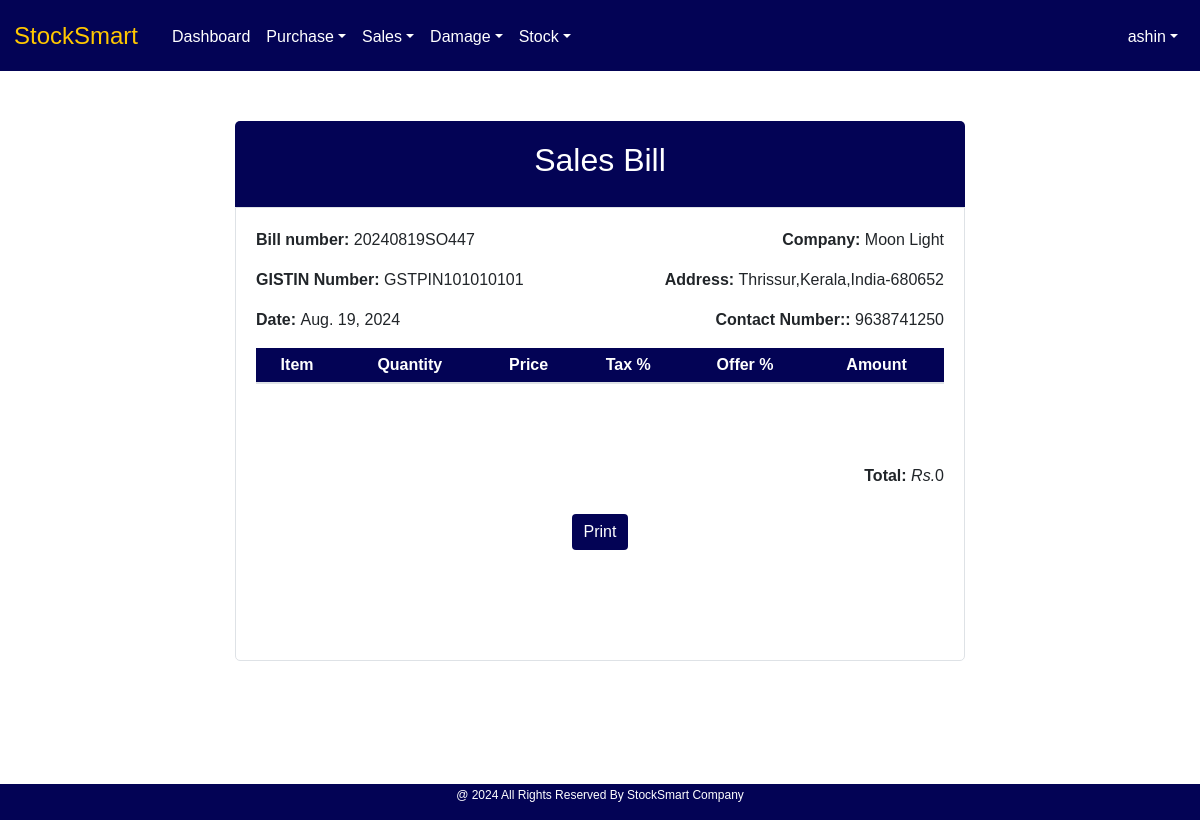
The page /Sales/sales_order_display/1/ (signed in) on the database as committed earlier.
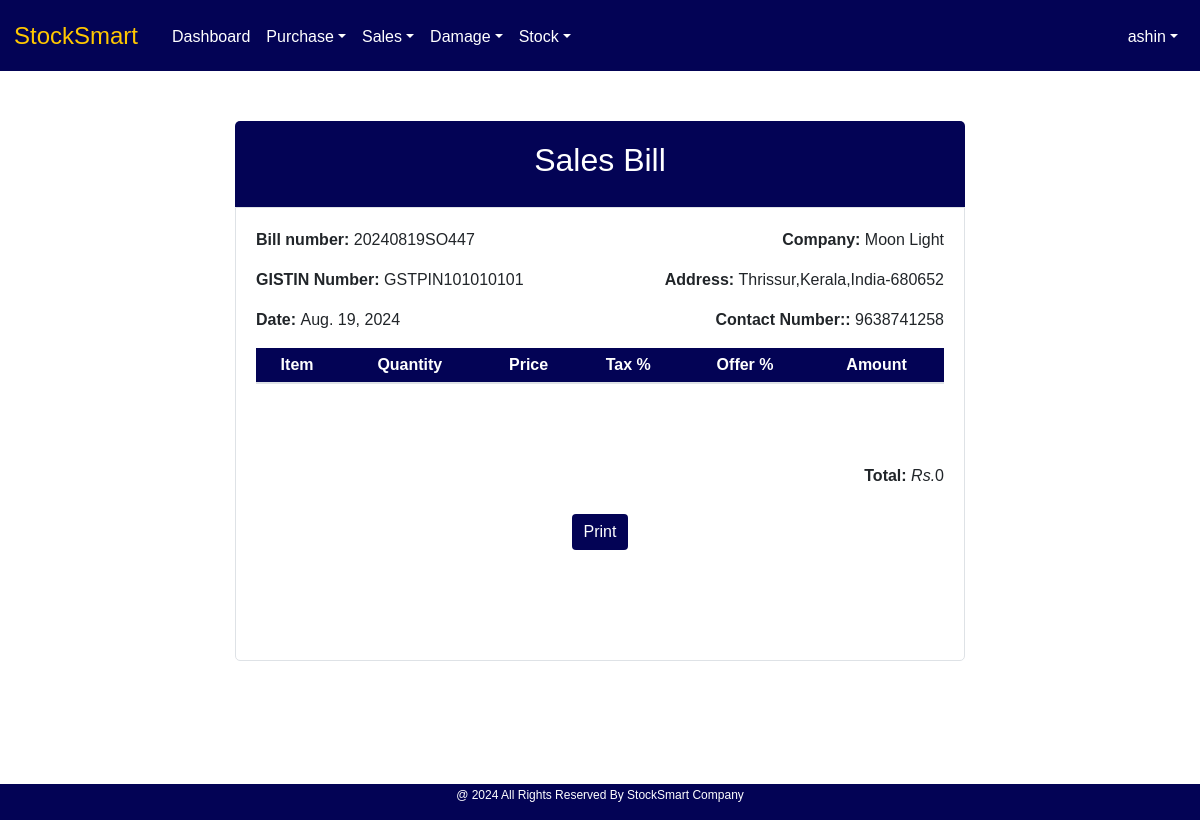
The same page on the database as committed later.
### Core/models.py (models this page shows, shortened)
class companyprofileTable(models.Model):
    company_name = models.CharField(max_length=50, null=True, blank=True)
    company_person = models.CharField(max_length=50, null=True, blank=True)
    company_email = models.EmailField(max_length=100, null=True, blank=True)
    company_mobile = models.CharField(max_length=10, null=True, blank=True)
    company_address = models.CharField(max_length=100, null=True, blank=True)
    company_gst = models.CharField(max_length=20, null=True, blank=True)
    company_threshold_Stock= models.CharField(max_length=15, null=True, blank=True)

### Sales/views.py (the view)
# urls.py: path('sales_order_display/<int:orderId>/',views.sales_order_display, name="sales_order_display"),
@admin_staff_required
def sales_order_display(request, orderId):
    base_template = 'user/Index.html' if request.user.role == "Admin" else 'user/staff_index.html'
    s_order = get_object_or_404(salesorderTable, id=orderId)
    so_item = salesorderItemTable.objects.filter(soit_bill_number=s_order)
    company_data = companyprofileTable.objects.get()
    company = company_data.company_name
    address = company_data.company_address
    number = company_data.company_mobile
    gst = company_data.company_gst
    overall = 0
    for j in so_item:
        price = j.soit_price.pt_sellingPrice * j.soit_quantity
        tax = int((j.soit_price.pt_tax / 100)) * price
        offer = int((j.soit_price.pt_offer / 100)) * price
        total_s = price + tax - offer
        overall += total_s
    context = {
        's_order': s_order,
        'so_item': so_item,
        'overall': overall,
        'base_template': base_template,
        'company': company,
        'address': address,
        'number': number,
        'gst': gst,
    }
    return render(request, "sales/sales_order_display.html", context)

### templates/sales/sales_order_display.html (shortened to what this page needs)
<!DOCTYPE html>
{% extends base_template %}
{% load static %}
{% block content %}
<html lang="en">
<head>
    <link href="https://maxcdn.bootstrapcdn.com/bootstrap/4.5.2/css/bootstrap.min.css" rel="stylesheet">
    <link href="{% static 'assets/style.css' %}" rel="stylesheet">
</head>
<body>
    <div class="container order-container">
        <div class="row justify-content-center">
            <div class="col-md-8">
                <div class="order-header text-center">
                    <h2>Sales Bill</h2>
                </div>
                <div class="order-body">
                    <div class="row">
                        <div class="col-md-6">
                            <p><strong>Bill number: </strong> {{ s_order.sot_bill_number }}</p>
                            <p><strong>GISTIN Number:</strong> {{gst}}</p>
                            <p><strong>Date: </strong> {{ s_order.sot_date }}</p>
                        </div>
                        <div class="col-md-6 text-md-right">
                           <p><strong>Company: </strong> {{company}}</p>
                           <p><strong>Address: </strong> {{address}}</p>
                            <p><strong>Contact Number::</strong> {{number}}</p>
                        </div>
                    </div>
                    <table class="table table-striped order-table">
                        <thead class="bg-info">
                            <tr>
                                <th>Item</th>
                                <th>Quantity</th>
                                <th>Price</th>
                                <th>Tax %</th>
                                <th>Offer %</th>
                                <th>Amount</th>
                            </tr>
                        </thead>
                    </table>
                    <div class="row">
                        <div class="col-md-12 text-md-right">
                            <p><strong>Total: </strong> <i>Rs.</i>{{ overall }}</p>
                        </div>
                    </div>
                    <div class="text-center print-button">
                         <button onclick="window.print()" class="btn btn-info footer-bottom">Print</button>
                    </div>
                </div>
            </div>
        </div>
    </div>
</body>
</html>
{% endblock %}

Rows that differ between the two databases and show on the page:
changed companyprofileTable "GSTPIN101010101": company_mobile "9638741250" → "9638741258"
